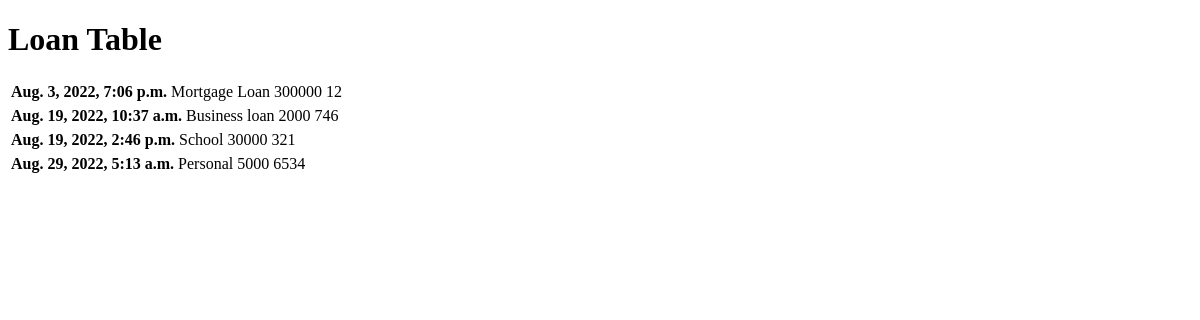
Page /loans/ on the earlier database version.
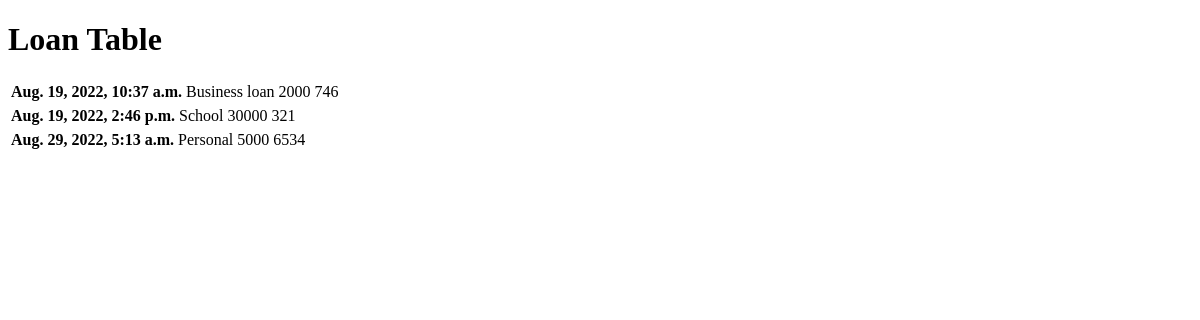
Same page on the later database version.
### wallet/models.py (models this page shows)
class Loan(models.Model):
    loan_number=models.IntegerField()
    loan_type=models.CharField(max_length=25, null=True)
    amount=models.IntegerField()
    date=models.DateTimeField(default=timezone.now)
    wallet=models.ForeignKey(Wallet, on_delete=models.CASCADE, related_name ='Loan_wallet')
    interest_rate=models.IntegerField()
    guaranter=models.ForeignKey('User', on_delete=models.CASCADE, related_name ='Loan_guaranter')
    due_date=models.DateField(default=timezone.now)
    loan_balance=models.IntegerField()
    loan_term=models.IntegerField()

### wallet/views.py (the view)
# urls.py: path("loans/", listLoan, name = "loan_list"),
def listLoan (request):
    loans = Loan.objects.all()
    return render(request, 'wallet/listLoan.html', {'loans': loans})

### wallet/templates/wallet/listLoan.html (shortened to what this page needs)
<!DOCTYPE html>
<html lang="en">
<head>
</head>
<body>
    <h1>Loan Table</h1>
    {% for loan in loans %}
    <table>
        <th>{{loan.date}}</th>
        <td>{{loan.loan_type}}</td>
        <td>{{loan.loan_balance}}</td>
        <td>{{loan.loan_number}}</td>
        {% endfor %}
    </table>
</body>
</html>

Differences in the rows shown:
removed Loan: date "Aug. 3, 2022, 7:06 p.m.", loan_type "Mortgage Loan", loan_balance "300000", loan_number "12"
